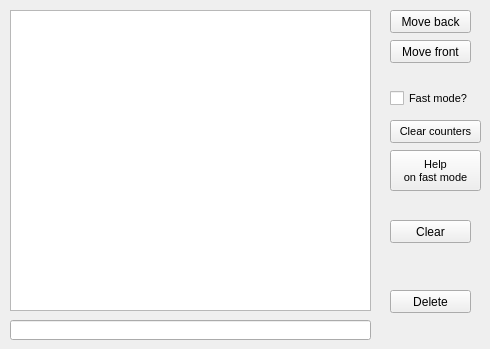
      <widget class="QWidget" name="tab_scene">
       <attribute name="title">
        <string>Scene</string>
       </attribute>
       <widget class="QListWidget" name="lstSceneObjects">
        <property name="geometry">
         <rect>
          <x>10</x>
          <y>10</y>
          <width>361</width>
          <height>301</height>
         </rect>
        </property>
       </widget>
       <widget class="QLineEdit" name="txtObjectName">
        <property name="geometry">
         <rect>
          <x>10</x>
          <y>320</y>
          <width>361</width>
          <height>20</height>
         </rect>
        </property>
       </widget>
       <widget class="QPushButton" name="btnSceneNodeDelete">
        <property name="geometry">
         <rect>
          <x>390</x>
          <y>290</y>
          <width>81</width>
          <height>23</height>
         </rect>
        </property>
        <property name="text">
         <string>Delete</string>
        </property>
       </widget>
       <widget class="QPushButton" name="btnSceneNodeMoveFront">
        <property name="geometry">
         <rect>
          <x>390</x>
          <y>40</y>
          <width>81</width>
          <height>23</height>
         </rect>
        </property>
        <property name="text">
         <string>Move front</string>
        </property>
       </widget>
       <widget class="QPushButton" name="btnSceneNodeMoveBack">
        <property name="geometry">
         <rect>
          <x>390</x>
          <y>10</y>
          <width>81</width>
          <height>23</height>
         </rect>
        </property>
        <property name="text">
         <string>Move back</string>
        </property>
       </widget>
       <widget class="QPushButton" name="btnSceneClear">
        <property name="geometry">
         <rect>
          <x>390</x>
          <y>220</y>
          <width>81</width>
          <height>23</height>
         </rect>
        </property>
        <property name="text">
         <string>Clear</string>
        </property>
       </widget>
       <widget class="QCheckBox" name="cbFastMode">
        <property name="geometry">
         <rect>
          <x>390</x>
          <y>90</y>
          <width>91</width>
          <height>17</height>
         </rect>
        </property>
        <property name="font">
         <font>
          <pointsize>8</pointsize>
         </font>
        </property>
        <property name="text">
         <string>Fast mode?</string>
        </property>
       </widget>
       <widget class="QPushButton" name="btnClearCounters">
        <property name="geometry">
         <rect>
          <x>390</x>
          <y>120</y>
          <width>91</width>
          <height>23</height>
         </rect>
        </property>
        <property name="font">
         <font>
          <pointsize>8</pointsize>
         </font>
        </property>
        <property name="text">
         <string>Clear counters</string>
        </property>
       </widget>
       <widget class="QPushButton" name="btnFastModeHelp">
        <property name="geometry">
         <rect>
          <x>390</x>
          <y>150</y>
          <width>91</width>
          <height>41</height>
         </rect>
        </property>
        <property name="font">
         <font>
          <pointsize>8</pointsize>
         </font>
        </property>
        <property name="text">
         <string>Help
on fast mode</string>
        </property>
       </widget>
      </widget>
